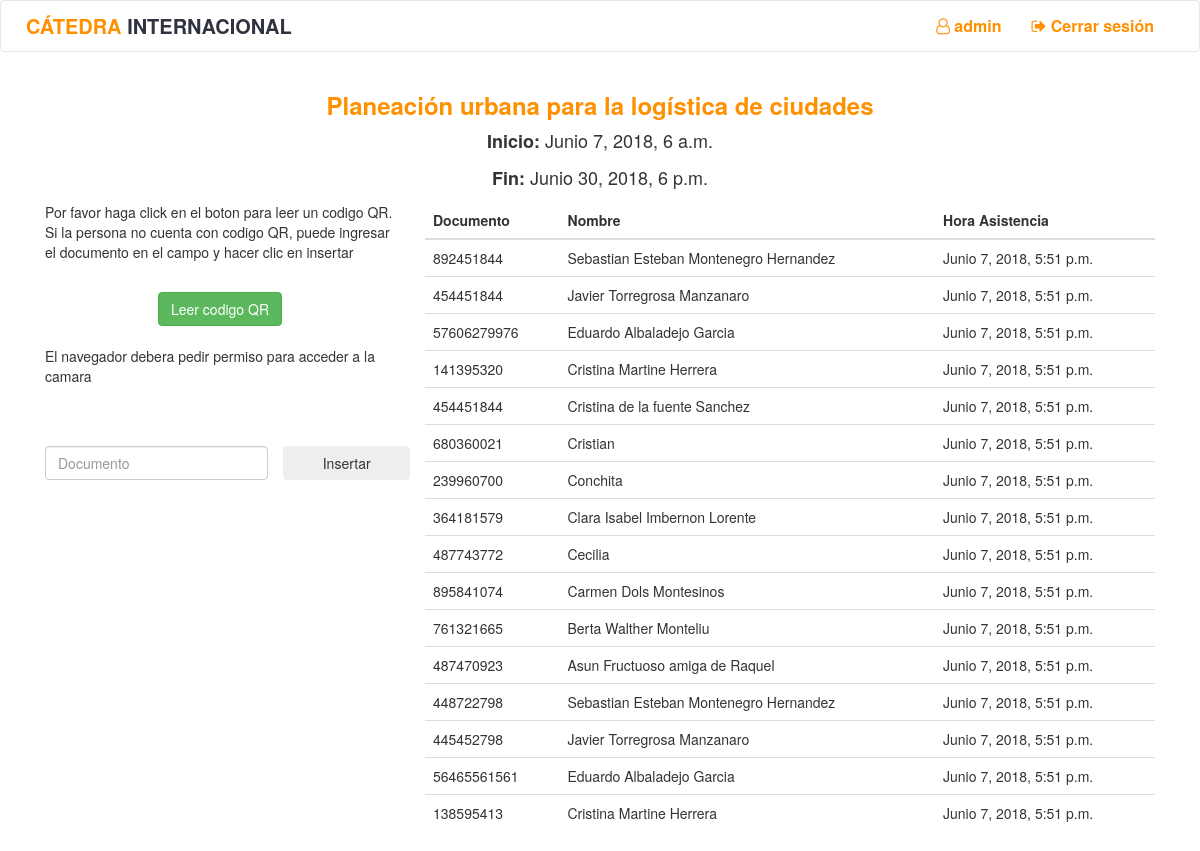
Page /clase/1/ (signed in) on the earlier database version.
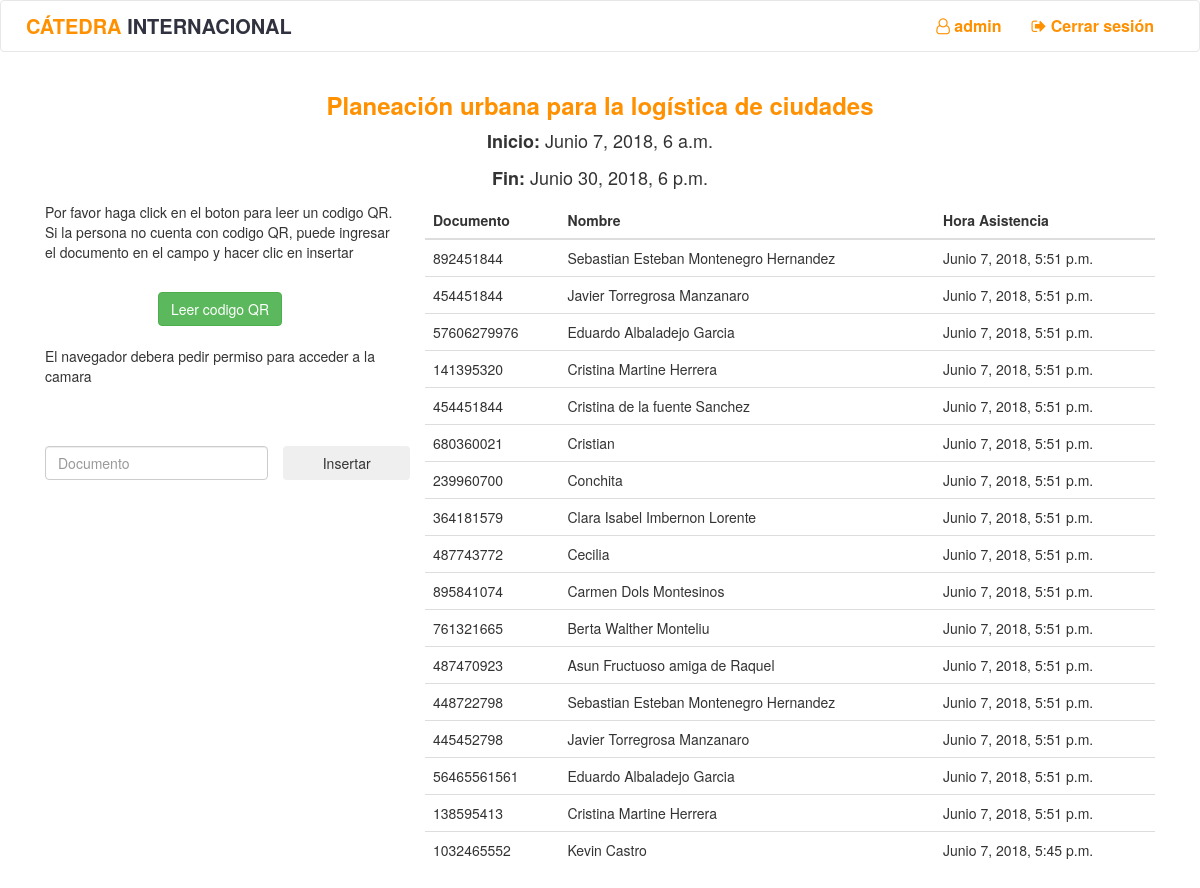
Same page on the later database version.
### qr/models.py (models this page shows, shortened)
class Asistencia(models.Model):
    clase = models.ForeignKey(Clase, on_delete=models.CASCADE)
    estudiante = models.ForeignKey(Estudiante, on_delete=models.CASCADE)
    monitor = models.ForeignKey(User, on_delete=models.CASCADE)
    fecha = models.DateTimeField(default=datetime.now)

class Estudiante(models.Model):
    identificacion = models.CharField(max_length=20)
    tipo_documento = models.CharField(max_length=30, choices=DOCUMENTOS)
    nombre = models.CharField(max_length=200)
    correo = models.CharField(max_length=100, unique=True)
    cursos = models.ManyToManyField(Curso, blank=True)
    usuario = models.OneToOneField(User, on_delete=models.CASCADE, null=True)
    monitor = models.BooleanField(default=False)

### qr/views.py (the view)
# urls.py: url(r"^clase/(?P<id_clase>[0-9]+)/$", views.clase, name="clase"),
def clase(request,id_clase):
    if not request.user.is_authenticated():
        return redirect('qr:login')
    clase = get_object_or_404(Clase, pk=id_clase)
    curso = get_object_or_404(Curso, pk=clase.curso.id)
    monitor = get_object_or_404(User, pk=request.user.id)
    asistencias = clase.asistencia_set.all()
    if not monitor in curso.monitores.all():
        return redirect('qr:home')
    currentDate = datetime.now() #+ timedelta(hours=5)
    formato_local = "%d de %B del %Y a las %I:%M"
    if request.user.is_authenticated():
        if request.method == "POST":
            qr_text = request.body.decode("utf-8").split("?")
            estudiante = get_object_or_404(Estudiante, identificacion=qr_text[0])
            response = {}
            print(currentDate.hour,"|",clase.fin.hour,"-",currentDate.minute,"|",clase.fin.minute)
            if estudiante in asistencias:
                response["status"] = -201
                response["message"] = "Asistencia rechazada. La persona ya tiene una asistencia creada"
                print("Asistencia rechazada: la persona tiene asistencia")
            elif currentDate.hour>=clase.fin.hour and currentDate.minute>clase.fin.minute:
                response["status"] = -202
                response["message"] = "Tiempo finalizado. Ya no se puede registrar"
                print("El tiempo ha finalizado. Ya no se puede registrar")
            elif not curso in estudiante.cursos.all() :
                response["status"] = -203
                response["message"] = "El estudiante no tiene el curso registrado"
                print("El estudiante no tiene el curso registrado")
            elif curso in estudiante.cursos.all() and curso.identificador == int(qr_text[1]) and monitor in curso.monitores.all():
                asistencia = Asistencia.objects.create(clase=clase, estudiante=estudiante, monitor=monitor, fecha=datetime.now(tz=timezone.utc))
                response["status"] = 200
                response["message"] = "Asistencia tomada con exito"
                response["asistencia"] = {"nombre": asistencia.estudiante.nombre, "documento": asistencia.estudiante.identificacion}
                response["fecha"] = currentDate.strftime(formato_local)
                print("Asistencia tomada")
            else:
                response["status"] = -200
                response["message"] = "No se puede tomar la asistencia al estudiante"
                print("Error al tomar asistencia")
            return HttpResponse(JsonResponse(response))
    context = {
        "clase": clase,
        "curso": curso,
        "active": clase.inicio <= datetime.now(tz=timezone.utc)+timedelta(minutes=30) and clase.fin > datetime.now(tz=timezone.utc),
        "asistencias":asistencias
    }
    return render(request, "qr/clase.html", context)

### templates/qr/clase.html (shortened to what this page needs)
{% extends 'qr/base.html' %}
{% load staticfiles %}
{% block head %}
    <link rel='stylesheet' href="{% static "qr/css/qr.css" %}" />
    <link rel='stylesheet' href="{% static "qr/css/clase.css" %}" />
{% endblock %}
{% block body %}
    <div class="container" ng-app="Scanner" ng-controller="scan-controller">
        <div class="row center">
            <h3><b><a class="yellow" href="{% url 'qr:curso' curso.id %}">{{ curso.nombre }}</a></b></h3>
            <p class="center hora"><b>Inicio:</b> {{ clase.inicio }}</p>
            <p class="center hora"><b>Fin:</b> {{ clase.fin }}</p>
        </div>
        <div clas="row">
            {% if active %}
            <div class="col-sm-4">
                <p>Por favor haga click en el boton para leer un codigo QR. Si la persona no cuenta con codigo QR, puede ingresar el documento en el campo y hacer clic en insertar</p>
                <br>
                <div class="center">
                    <button class="btn btn-success" ng-click="start()">
                        Leer codigo QR
                    </button>
                </div>
                <br>
                <p ng-hide="cameraRequested">El navegador debera pedir permiso para acceder a la camara</p>
                <br>
                <br>
                <div class="row">
                    <div class="col-xs-8">
                        <input ng-model="identificacion" class="form-control" type="text" name="fname" placeholder="Documento">
                    </div>
                    <input  class="btn col-xs-4 " type="submit" value="Insertar" ng-click="asistenciaManual({{ curso.identificador }})">
                </div>
            </div>
            <div class="col-sm-8">
            {% else %}
            <div class="col-sm-12">
            {% endif %}
                <table class="table">
                  <thead class="thead-light">
                    <tr>
                      <th scope="col">Documento</th>
                      <th scope="col">Nombre</th>
                      <th scope="col">Hora Asistencia</th>
                    </tr>
                  </thead>
                  <tbody>
                    {%  for asistencia in asistencias %}
                        <tr>
                          <td>{{ asistencia.estudiante.identificacion }}</td>
                          <td>{{ asistencia.estudiante.nombre }}</td>
                          <td>{{ asistencia.fecha }}</td>
                        </tr>
                    {% endfor %}
                  </tbody>
                </table>
            </div>
        </div>
    </div>
{% endblock %}

Differences in the rows shown:
added Asistencia: estudiante.identificacion "1032465552", estudiante.nombre "Kevin Castro", fecha "Junio 7, 2018, 5:45 p.m."
